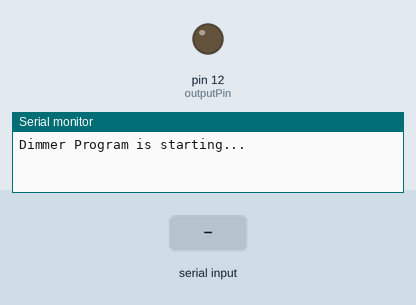
This sketch was run on a simulated Arduino Uno, built with avr-gcc and run on an emulated ATmega328P. On the bench: output pins drawn as LEDs (lit = HIGH), the last lines printed to the serial monitor. The inputs (shaded band) are chosen by the test bench. Pins used as bus, display or sensor lines are not drawn.

Above: at 1.2 s.
1.3 s: "90,45\n" received over Serial
At 3.3 s:
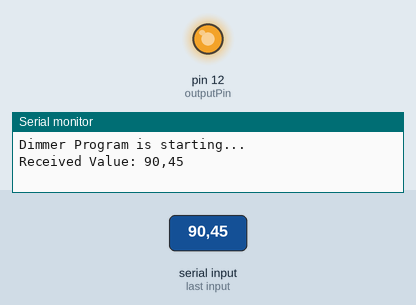
3.8 s: "5\n" received over Serial
At 5.1 s:
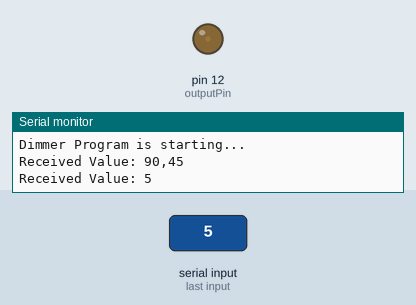
6.3 s: "30,150\n" received over Serial
At 8.3 s:
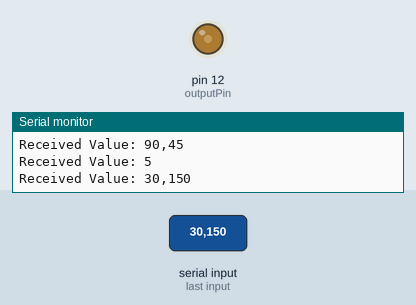
8.8 s: "90\n" received over Serial
At 10.1 s:
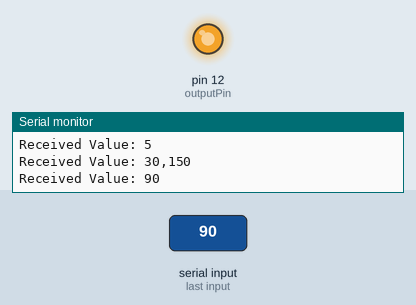
Timing chart, 0 to 11.8 s (numbered marks = the images above; inputs shaded):
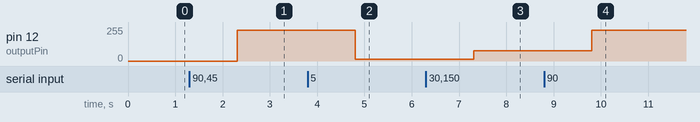

Measured:
- after the input at 1.3 s, pin 12 (outputPin): 0/255 → 229/255 after 1.0 s
- after the input at 3.8 s, pin 12 (outputPin): 229/255 → 12/255 after 1.0 s
- after the input at 6.3 s, pin 12 (outputPin): 12/255 → 76/255 after 1.0 s
- after the input at 8.8 s, pin 12 (outputPin): 76/255 → 229/255 after 1.0 s

The sketch:

ArduinoScript.ino
```cpp
#include <RBDdimmer.h>  //dimmer library from RobotyDYN


#define outputPin  12
#define zerocross  2
#define ssrPin 5
int power_level = 0;
int ssr_state = 0;

dimmerLamp dimmer(outputPin);


void setup() { //setup code taken from RobotDYN library examples
  pinMode(ssrPin, OUTPUT); //initializes the pin for the solid state relay
  Serial.begin(9600);
  dimmer.begin(NORMAL_MODE, ON); //dimmer initialisation: name.begin(MODE, STATE)
  Serial.println("Dimmer Program is starting...");
}

void loop() {

  if (Serial.available())
    {
        String python_data = Serial.readString();
        Serial.print("Received Value: ");
        Serial.println(python_data);

        String power_string = python_data.substring(0,3); // the first three digits of the integer from python are a 3 digit percentage value for the dimmer
        String ssr_string = python_data.substring(3); // the last digit is 0 or 1 to represent on or off for the relay

        power_level = power_string.toInt();
        ssr_state = ssr_string.toInt();

        if(power_level >= 0 && power_level <= 100){ // check to make sure power_level is a valid percent number
          dimmer.setPower(power_level);           //Use the dimmer library to set the power of the dimmer with the data received from python
        }
        else {Serial.println("Not a valid input");}

        digitalWrite(ssrPin, ssr_state);        //Switch the Relay on and off based on data received form python
    }

}
```
